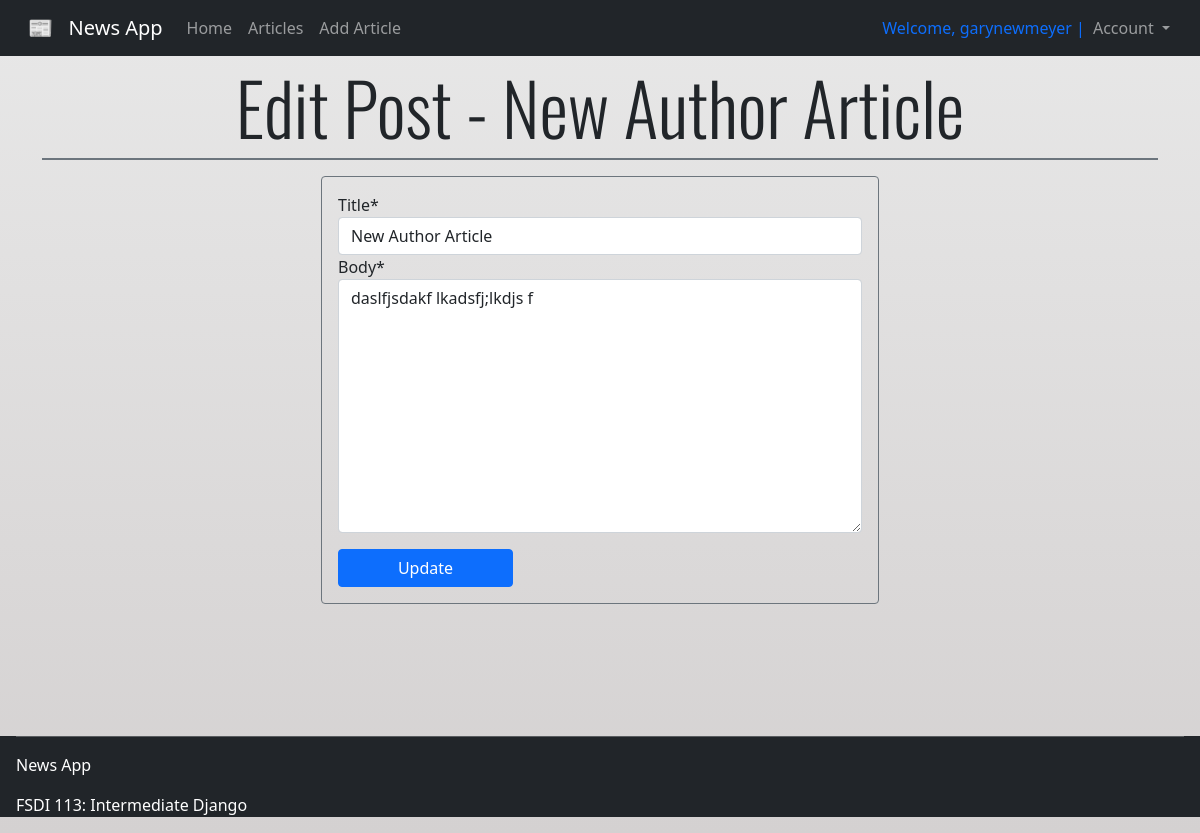
The app's page /articles/6/edit (signed in) with its own data.
### accounts/models.py (models this page shows)
class CustomUser(AbstractUser):
    age = models.PositiveIntegerField(null=True, blank=True)

### articles/models.py (models this page shows, shortened)
class Article(models.Model):
    title = models.CharField(max_length=255)
    body = models.TextField()
    author = models.ForeignKey(get_user_model(), on_delete=models.CASCADE)
    likes = models.IntegerField(default=0)
    dislikes = models.IntegerField(default=0)
    flagged = models.BooleanField(default=False)
    created_at = models.DateTimeField(auto_now_add=True)

### articles/views.py (the view)
# urls.py: path('<int:pk>/edit', ArticleUpdateView.as_view(), name='edit_article'),
class ArticleUpdateView(LoginRequiredMixin, UserPassesTestMixin, UpdateView):
    model = Article
    template_name = 'articles/edit_article.html'
    fields = ('title', 'body')
    def test_func(self):
        obj = self.get_object()
        return obj.author == self.request.user

### templates/articles/edit_article.html (shortened to what this page needs)
{% extends "base.html" %}
{% load crispy_forms_tags %}
{% block content %}
<div class="container pt-3">
    <h1 class="display-2 mt-5 text-center g-font">Edit Post - {{article.title}}</h1>
    <div class="divider bg-secondary border border-secondary"></div>
    <div class="mt-3 p-3 border border-secondary rounded w-50 mx-auto">
        <form action="" method="post">
            {{form|crispy}}
            <input class="btn btn-primary btn-wide mt-3" type="submit" value="Update">
        </form>
    </div>
</div>
{% endblock content %}

### templates/base.html (shortened to what this page needs)
<!DOCTYPE html>
<html lang="en">
<head>
    {% load static %}
    <link rel="stylesheet" href="{% static '/css/styles.css' %}">
    <link href="https://cdn.jsdelivr.net/npm/bootstrap@5.0.0-beta3/dist/css/bootstrap.min.css" rel="stylesheet">
    <link rel="stylesheet" href="https://pro.fontawesome.com/releases/v5.10.0/css/all.css"/>
</head>
<body>
    <nav class="navbar navbar-expand-lg navbar-dark bg-dark fixed-top mb-5">
        <div class="container-fluid">
            <a class="navbar-brand mx-3" href="{% url 'home' %}">📰 &nbsp News App</a>
            <div class="collapse navbar-collapse" id="navbarNav">
                <ul class="navbar-nav">
                    <li class="nav-item">
                        <a class="nav-link" href="{% url 'home' %}">Home</a>
                    </li>
                    <li class="nav-item">
                        <a class="nav-link" href="{% url 'all_articles' %}">Articles</a>
                    </li>
                    <li class="nav-item">
                        <a class="nav-link" href="{% url 'new_article' %}">Add Article</a>
                    </li>
                </ul>
                {% if user.is_authenticated %}
                <ul class="navbar-nav nav-log">
                    <li class="navbar-text text-primary">
                        Welcome, {{user.username}} |
                    </li>
                    <li class="nav-item dropdown">
                        <a class="nav-link dropdown-toggle" href="#" id="navbarDropdown" role="button" data-bs-toggle="dropdown" aria-expanded="false">
                            Account
                        </a>
                    </li>
                </ul>
                {% else %}
                    <span class="navbar-text text-white nav-log">
                        You are not logged in | <a class="text-primary" href="{% url 'login' %}">Login</a>
                        &nbsp| <a class="text-warning" href="{% url 'signup' %}">Register</a>
                        &nbsp| <a class="text-danger" href="{% url 'password_reset' %}">Reset Password</a>
                    </span>
                {% endif %}
            </div>
    </div>
    </nav>
    <main>
        {% block content %}
        {% endblock content %}
    </main>
    <footer class="px-3 text-white bg-dark">
        <hr>
        <p>News App</p>
        <p>FSDI 113: Intermediate Django</p>
    </footer>
</body>
</html>

### pages/static/css/styles.css (style rules this page uses)
body { background-image: linear-gradient(#E8E8E8, #d4d1d1); }
.container { min-height: 90vh; }
.nav-log { margin-left: auto; margin-right: 10px; }
.g-font { font-family: 'Oswald', sans-serif; }
.login-error-btns button, .btn-wide { width: 200px; }
.btn-wide { width: 175px; margin-right: 10px; }
footer { min-height: 10vh; }

### records on screen
CustomUser: username "garynewmeyer"
Article: title "New Author Article", body "daslfjsdakf lkadsfj;lkdjs f"
